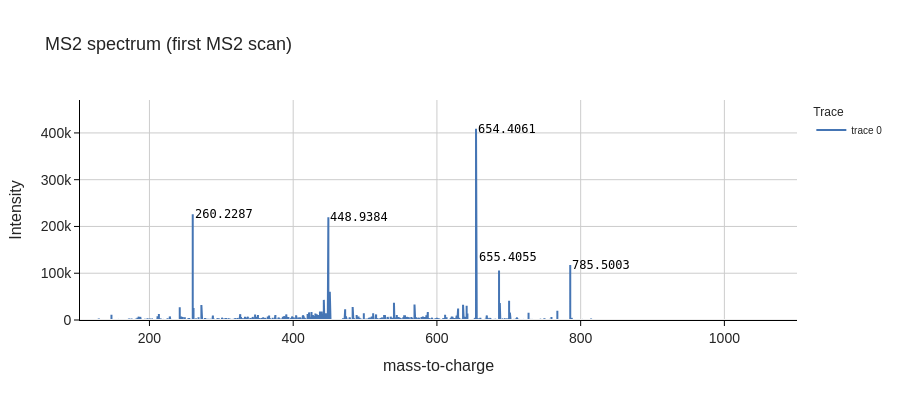

The notebook cell saved with this chart:
### Code cell
# The same works for an MS2 fragment spectrum
ms2_df = exp_peaks_df[exp_peaks_df.ms_level == 2]
ms2_df = ms2_df[ms2_df.rt == ms2_df.rt.min()]
out = ms2_df.plot(kind="spectrum", x="mz", y="intensity", backend="ms_plotly",
            width=900, height=400, title="MS2 spectrum (first MS2 scan)")

### Figure 1 — Plotly figure (JSON) as saved in the notebook; plotly's stock layout.template omitted (floating-point values rounded to 4 significant figures; data arrays with more than 128 entries replaced by an {"elided": "..."} marker saying what was removed)
{"data": [{"customdata": {"elided": "1719x2 float values"}, "hovertemplate": "m/z: %{customdata[0]}<br>intensity: %{customdata[1]}", "line": {"color": "#4575B4"}, "mode": "lines", "type": "scatter", "x": {"elided": "1719 float values"}, "y": {"elided": "1719 float values"}}], "layout": {"annotations": [{"font": {"color": "black", "family": "Open Sans Mono, monospace", "size": 12}, "showarrow": false, "text": "654.4061", "x": 654.4, "xanchor": "left", "y": 409100.0}, {"font": {"color": "black", "family": "Open Sans Mono, monospace", "size": 12}, "showarrow": false, "text": "260.2287", "x": 260.2, "xanchor": "left", "y": 226104}, {"font": {"color": "black", "family": "Open Sans Mono, monospace", "size": 12}, "showarrow": false, "text": "448.9384", "x": 448.9, "xanchor": "left", "y": 219800.0}, {"font": {"color": "black", "family": "Open Sans Mono, monospace", "size": 12}, "showarrow": false, "text": "655.4055", "x": 655.4, "xanchor": "left", "y": 135700.0}, {"font": {"color": "black", "family": "Open Sans Mono, monospace", "size": 12}, "showarrow": false, "text": "785.5003", "x": 785.5, "xanchor": "left", "y": 117500.0}], "dragmode": "select", "font": {"family": "Helvetica"}, "height": 400, "legend": {"font": {"family": "Helvetica", "size": 10}, "title": {"text": "Trace"}}, "plot_bgcolor": "#FFFFFF", "shapes": [{"line": {"color": "#EEEEEE", "width": 2}, "opacity": 1, "type": "line", "x0": 0, "x1": 1, "xref": "x domain", "y0": 0, "y1": 0, "yref": "y"}], "showlegend": true, "title": {"font": {"family": "Helvetica", "size": 18}, "text": "MS2 spectrum (first MS2 scan)"}, "width": 900, "xaxis": {"gridcolor": "#CCCCCC", "linecolor": "black", "linewidth": 1, "range": [103.4, 1101.0], "showgrid": true, "showline": true, "tickcolor": "black", "tickfont": {"family": "Helvetica", "size": 14}, "ticks": "outside", "tickwidth": 1, "title": {"font": {"family": "Helvetica", "size": 16}, "text": "mass-to-charge"}}, "yaxis": {"gridcolor": "#CCCCCC", "linecolor": "black", "linewidth": 1, "range": [0, 470400.0], "showgrid": true, "showline": true, "tickcolor": "black", "tickfont": {"family": "Helvetica", "size": 14}, "tickwidth": 1, "title": {"font": {"family": "Helvetica", "size": 16}, "text": "Intensity"}}}}
